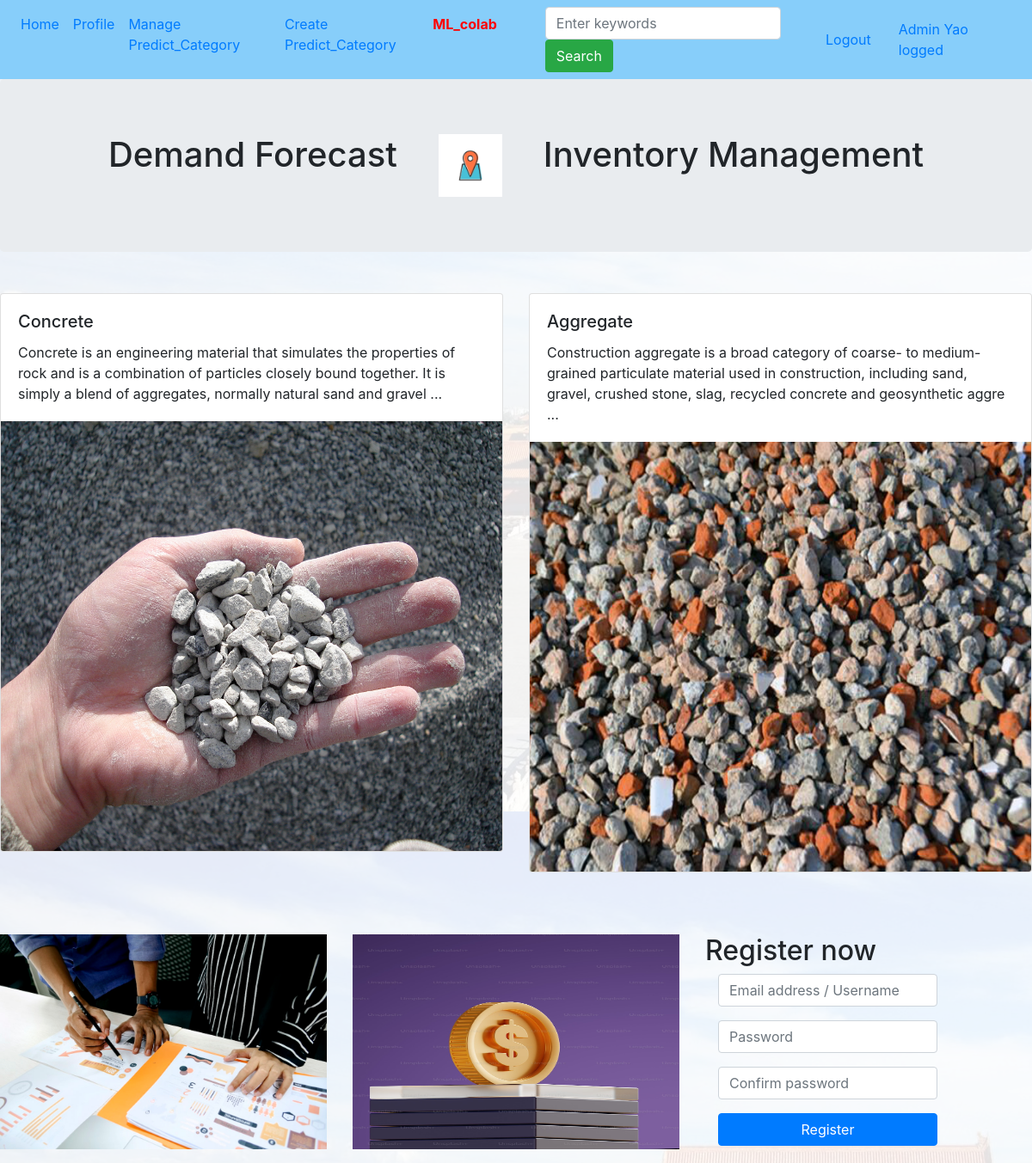
Page /home (signed in) on the committed database.
### app.py (models this page shows, shortened)
class Users(db.Model):
    id = db.Column(db.Integer, primary_key=True)
    username = db.Column(db.String(80), unique=True)
    nickname = db.Column(db.String(80))
    occupation = db.Column(db.String(80))
    educational_background = db.Column(db.String(80))
    password = db.Column(db.String(80))

class Products(db.Model):
    id = db.Column(db.Integer, primary_key=True)
    title = db.Column(db.String(100))
    text = db.Column(db.Text)
    image = db.Column(db.String(255))

### app.py (the view, shortened to what this page needs)
@app.route("/home/<int:pagenum>", methods=["GET"])
@app.route("/home", methods=["GET", "POST"])
def home(pagenum=1):
    products = Products.query.all()
    products = list(reversed(products))
    user = None
    if "userid" in session:
        user = Users.query.filter_by(id=session["userid"]).first()
    return rt("home.html", listing=PageResult(products, pagenum), user=user)

### app.py (called while the page is built)
    def __iter__(self):
        if self.page - 1 < len(self.full_listing):
            for i in self.full_listing[self.page - 1]:
                yield i
        else:
            return None

### myapp/templates/home.html (shortened to what this page needs)
<!DOCTYPE html>
<html lang="en">
  <head>
    <link rel="stylesheet" href="https://cdn.jsdelivr.net/npm/bootstrap@4.6.2/dist/css/bootstrap.min.css">
  </head>
  <body class="bg_rgba">
    <nav class="navbar navbar-expand-lg" id="navbar">
      <div class="collapse navbar-collapse" id="navbarSupportedContent">
        <ul class="navbar-nav mr-auto">
          <li class="nav-item active">
            <a class="nav-link" href="#">Home</a>
          </li>
          <li class="nav-item active">
            <a class="nav-link" href="/profile">Profile</a>
          </li>
          {% if session['isadmin'] %}
          <li class="nav-item active">
            <a class="nav-link" href="/products">Manage Predict_Category</a>
          </li>
          <li class="nav-item active">
            <a class="nav-link" href="/products/create">Create Predict_Category</a>
          </li>
          <li class="nav-item active mr-5">
            <a class="nav-link" href="http://localhost:8888/notebooks/predict_model.ipynb">
              <strong><span style="color: red;">ML_colab</span></strong>
            </a>
          </li>
          {% endif %}
          <li class="nav-item active">
            <form class="form-inline my-2 my-lg-0 navbar-right" action="/home" method="POST">
              <div class="form-group mr-2">
                <input type="text" class="form-control" id="keyword" name="keyword" placeholder="Enter keywords">
              </div>
              <input type="submit" class="btn btn-success" id="btnSearch" value="Search">
            </form>
          </li>
        </ul>
        {% if not session['logged_in'] %}
        <form class="form-inline my-2 my-lg-0 navbar-right" action="/login" method="POST">
          <div class="form-group mr-2">
            <input type="text" class="form-control" name="email" placeholder="Email">
          </div>
          <div class="form-group mr-2">
            <input type="password" class="form-control" name="password" placeholder="Password">
          </div>
          <input type="submit" class="btn btn-success" value="Login">
        </form>
        {% else %}
        <a class="nav-link" href="/logout">Logout</a>
        <a class="nav-link" href="#">{{ user.nickname }} logged</a>
        {% endif %}
      </div>
    </nav>
    <div class="jumbotron">
      <div class="container d-flex justify-content-center">
        <div class="media">
          <div class="media-left">
            <h1 class="media-heading">Demand Forecast</h1>
          </div>
          <div class="media-left ml-5">
            <img src="/static/images/company.png" style="height:73px;width:74px;">
          </div>
          <div class="media-body ml-5">
            <h1 class="media-heading">Inventory Management</h1>
          </div>
        </div>
      </div>
    </div>
    <div class="row mt-5 mb-5">
      {% for r in listing %}
      <div class="col-md-6">
        <div class="row">
          <div class="col-md-12">
            <div class="card mb-4">
              <div class="card-body">
                <h5 class="card-title">{{ r.title|safe }}</h5>
                <p class="card-text">{{ r.text[:200]|safe }} ...</p>
              </div>
              <a href="/products/{{r.id}}">
                <img src="{{ url_for('static', filename='images/' + r.image) }}" class="card-img-bottom img-fluid" style="width: 100%; height: 500px;">
              </a>
            </div>
          </div>
        </div>
      </div>
      {% endfor %}
    </div>
    <div class="row">
      {% for r in range(1,3) %}
      <div class="col-md-4">
        <figure>
          <img src="/static/images/slide{{ r % 10 }}.jpg" class="img-fluid" style="height:250px;width:500px;">
        </figure>
      </div>
      {% endfor %}
      <div class="col-md-4">
        <h2>Register now</h2>
        <form class="form-horizontal" action="/register" method="POST">
          <div class="form-group">
            <div class="col-sm-9">
              <input type="email" class="form-control" id="email" name="email" placeholder="Email address / Username">
            </div>
          </div>
          <div class="form-group">
            <div class="col-sm-9">
              <input type="password" class="form-control" id="password" name="password" placeholder="Password">
            </div>
          </div>
          <div class="form-group">
            <div class="col-sm-9">
              <input type="password" class="form-control" id="password2" name="password2" placeholder="Confirm password">
            </div>
          </div>
          <div class="form-group">
            <div class="col-sm-9">
              <input type="submit" class="btn btn-primary btn-block" value="Register">
            </div>
          </div>
        </form>
      </div>
    </div>
  </body>
</html>

### myapp/templates/home.html (style rules this page uses)
.bg_rgba { background-image: url(/static/images/bg.png); background-color: rgba(255, 255, 255, 0.886); background-blend-mode: overlay; }
.navbar { background-color: #87CEFA; }

### rows in the picture
Users: nickname "Admin Yao"
Products: title "Concrete", text "Concrete is an engineering material that simulates the properties of rock and is a combination of particles closely bound together. It is simply a blend of aggregates, normally natural sand and gravel", image (picture)
Products: title "Aggregate", text "Construction aggregate is a broad category of coarse- to medium-grained particulate material used in construction, including sand, gravel, crushed stone, slag, recycled concrete and geosynthetic aggre", image (picture)
